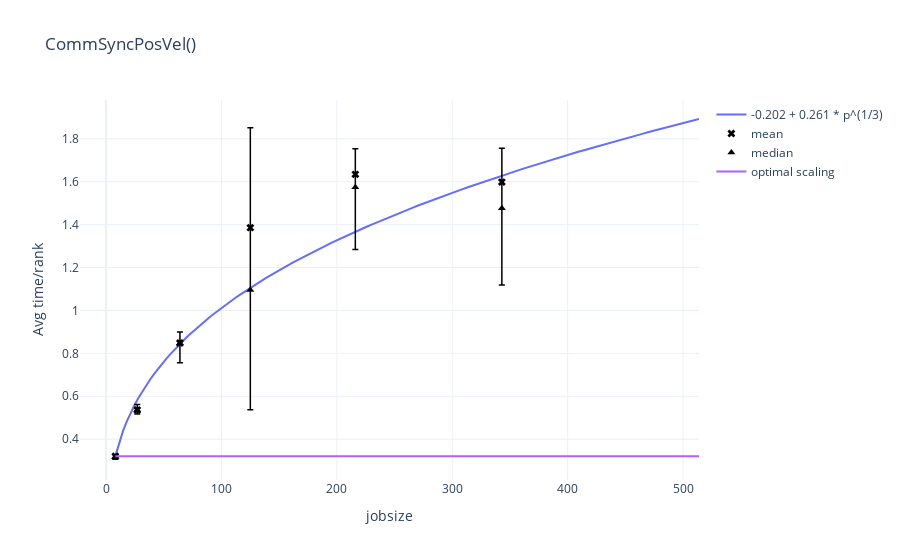

Write notebook code for a chart like this one.
### Code cell
fig = model_obj.display(RSS=False)
fig.show()

### Figure 1 — Plotly figure (JSON) as saved in the notebook; plotly's stock layout.template omitted (floating-point values rounded to 4 significant figures; data arrays with more than 128 entries replaced by an {"elided": "..."} marker saying what was removed)
{"data": [{"name": "-0.202 + 0.261 * p^(1/3)", "type": "scatter", "x": {"elided": "152 float values"}, "y": {"elided": "152 float values"}}, {"error_y": {"array": [0.006842, 0.0255, 0.05129, 0.4661, 0.1199, 0.1577], "arrayminus": [0.01441, 0.0189, 0.09169, 0.8481, 0.3506, 0.4799], "color": "black", "thickness": 1.5, "type": "data", "width": 3}, "marker": {"color": "black", "size": 7, "symbol": "x"}, "mode": "markers", "name": "mean", "type": "scatter", "x": [8, 27, 64, 125, 216, 343], "y": [0.3207, 0.5362, 0.8483, 1.386, 1.634, 1.598]}, {"marker": {"color": "black", "size": 7, "symbol": "triangle-up"}, "mode": "markers", "name": "median", "type": "scatter", "x": [8, 27, 64, 125, 216, 343], "y": [0.3188, 0.5363, 0.8477, 1.096, 1.574, 1.476]}, {"name": "optimal scaling", "type": "scatter", "x": {"elided": "152 float values"}, "y": {"elided": "152 float values"}}], "layout": {"title": {"text": "CommSyncPosVel()"}, "xaxis": {"title": {"text": "jobsize"}}, "yaxis": {"title": {"text": "Avg time/rank"}}}}
